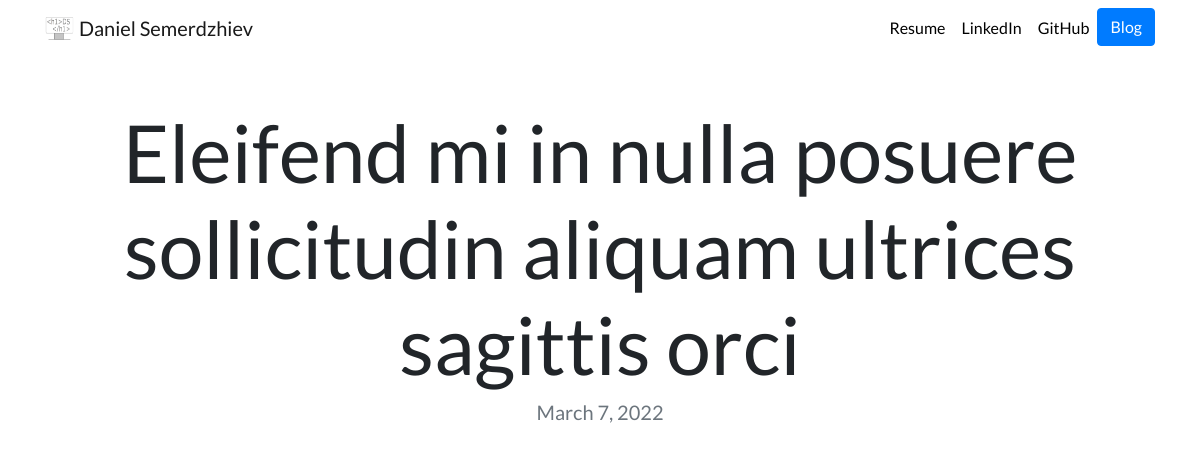
The page /blog/9/ on the database its author committed.
### blog/models.py (models this page shows, shortened)
class Blog(models.Model):
    title = models.CharField(max_length=200)
    text = models.TextField()
    date = models.DateField()

### blog/views.py (the view)
# urls.py: path('<int:blog_id>/', views.detail, name='detail'),
def detail(request, blog_id):
    blog = get_object_or_404(Blog, pk =blog_id)
    return render(request,'blog/detail.html',{'blog' : blog})

### blog/templates/blog/detail.html (shortened to what this page needs)
{% extends "portfolio/base.html" %}
{% load static %}
{% block contend %}
<h1 class="text-center mt-5" id="blogdetailtitle">{{ blog.title }}</h1>
<h5 class="text-center text-muted mb-5">{{ blog.date|date:'F j, o' }}</h5>
{% endblock %}

### portfolio/static/portfolio/custom.css (style rules this page uses)
body { font-family: 'Lato', sans-serif; }
@media (min-width: 992px) { #blogdetailtitle { font-size: 5rem; } }

### rows shown on the page
Blog: title "Eleifend mi in nulla posuere sollicitudin aliquam ultrices sagittis orci", date "March 7, 2022"
